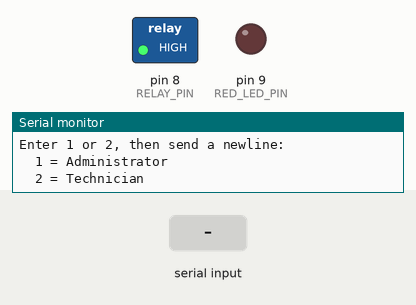
Simulated run of this sketch. Board: Arduino Uno, built with avr-gcc and run on an emulated ATmega328P. Parts: switched loads named in the sketch (green lamp = pin HIGH), output pins drawn as LEDs (lit = HIGH), the last lines printed to the serial monitor. Inputs (shaded band) come from the test bench.

Above: at 2.4 s.
2.5 s: "0\n" received over Serial
At 3.9 s:
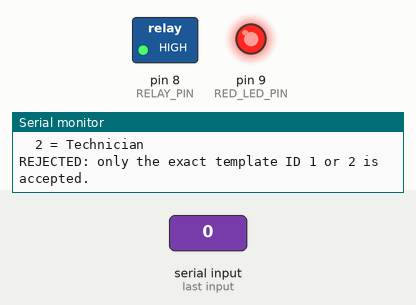
5.5 s: "1\n" received over Serial
Timing chart, 0 to 8.5 s (numbered marks = the images above; inputs shaded):
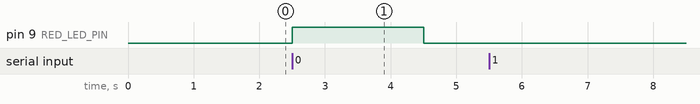

Measured:
- after the input at 2.5 s, pin 9 (RED_LED_PIN): LOW → HIGH at once, → LOW 2.0 s later

The sketch:

SecureEnrollment.ino
```cpp
#include <Adafruit_Fingerprint.h>
#include <SoftwareSerial.h>

constexpr uint8_t FP_RX_PIN = 2;
constexpr uint8_t FP_TX_PIN = 3;
constexpr uint8_t RELAY_PIN = 8;
constexpr uint8_t RED_LED_PIN = 9;
// Verify the trigger polarity with HardwareSelfTest before enrollment.
constexpr bool RELAY_ACTIVE_LOW = true;
constexpr uint8_t RELAY_ACTIVE_LEVEL = RELAY_ACTIVE_LOW ? LOW : HIGH;
constexpr uint8_t RELAY_INACTIVE_LEVEL = RELAY_ACTIVE_LOW ? HIGH : LOW;

constexpr unsigned long ENROLLMENT_FAILURE_LED_MS = 2000UL;
constexpr uint32_t SENSOR_BAUD_RATE = 57600UL;
constexpr uint32_t HOST_BAUD_RATE = 9600UL;

SoftwareSerial fingerprintSerial(FP_RX_PIN, FP_TX_PIN);
Adafruit_Fingerprint fingerprintSensor(&fingerprintSerial);

char inputBuffer[8];
uint8_t inputLength = 0;
bool inputOverflow = false;

void configureOutputsSafely();
void setEnrollmentOutputsSafe();
void pulseEnrollmentFailure();
void printPrompt();
void consumeSerialInput();
void handleEnrollmentLine();
bool captureAndConvert(uint8_t bufferNumber);
bool fingerprintBelongsToAnotherTemplate(uint8_t templateId);
bool waitForFingerRemoval();
bool enrollTemplate(uint8_t templateId);
void printSensorError(const __FlashStringHelper *stage, uint8_t code);

void setup() {
  configureOutputsSafely();

  Serial.begin(HOST_BAUD_RATE);
  delay(100);
  fingerprintSensor.begin(SENSOR_BAUD_RATE);

  Serial.println(F("Secure AS608 enrollment mode"));
  Serial.println(F("Only template 1 (Administrator) and 2 (Technician) are allowed."));
  Serial.println(F("Normal access authentication is disabled in this sketch."));

  if (!fingerprintSensor.verifyPassword()) {
    Serial.println(F("FATAL: AS608 communication failed."));
    Serial.println(F("Check power, common ground, and crossed TX/RX wiring."));
    digitalWrite(RELAY_PIN, RELAY_INACTIVE_LEVEL);
    digitalWrite(RED_LED_PIN, HIGH);
    while (true) {
      delay(1000);
    }
  }

  Serial.println(F("AS608 communication: OK"));
  printPrompt();
}

void loop() {
  consumeSerialInput();
}

void configureOutputsSafely() {
  // Enrollment must never command simulated access. Preload the inactive
  // relay level before enabling its output driver to avoid a startup pulse.
  digitalWrite(RELAY_PIN, RELAY_INACTIVE_LEVEL);
  pinMode(RELAY_PIN, OUTPUT);
  digitalWrite(RED_LED_PIN, LOW);
  pinMode(RED_LED_PIN, OUTPUT);
}

void setEnrollmentOutputsSafe() {
  digitalWrite(RELAY_PIN, RELAY_INACTIVE_LEVEL);
  digitalWrite(RED_LED_PIN, LOW);
}

void pulseEnrollmentFailure() {
  digitalWrite(RELAY_PIN, RELAY_INACTIVE_LEVEL);
  digitalWrite(RED_LED_PIN, HIGH);
  delay(ENROLLMENT_FAILURE_LED_MS);
  digitalWrite(RED_LED_PIN, LOW);
}

void printPrompt() {
  setEnrollmentOutputsSafe();
  Serial.println();
  Serial.println(F("Enter 1 or 2, then send a newline:"));
  Serial.println(F("  1 = Administrator"));
  Serial.println(F("  2 = Technician"));
}

void consumeSerialInput() {
  while (Serial.available() > 0) {
    const char incoming = static_cast<char>(Serial.read());

    if (incoming == '\r') {
      continue;
    }

    if (incoming == '\n') {
      handleEnrollmentLine();
      inputLength = 0;
      inputOverflow = false;
      printPrompt();
      continue;
    }

    if (inputLength < sizeof(inputBuffer) - 1) {
      inputBuffer[inputLength++] = incoming;
    } else {
      inputOverflow = true;
    }
  }
}

void handleEnrollmentLine() {
  if (inputOverflow || inputLength != 1 ||
      (inputBuffer[0] != '1' && inputBuffer[0] != '2')) {
    Serial.println(F("REJECTED: only the exact template ID 1 or 2 is accepted."));
    pulseEnrollmentFailure();
    return;
  }

  const uint8_t templateId =
      inputBuffer[0] == '1' ? static_cast<uint8_t>(1) : static_cast<uint8_t>(2);
  Serial.print(F("Starting enrollment for template "));
  Serial.print(templateId);
  Serial.print(F(" ("));
  Serial.print(templateId == 1 ? F("Administrator") : F("Technician"));
  Serial.println(F(")."));

  if (enrollTemplate(templateId)) {
    setEnrollmentOutputsSafe();
    Serial.print(F("SUCCESS: template "));
    Serial.print(templateId);
    Serial.println(F(" was stored inside the AS608."));
    Serial.println(F("The relay and green access LED were not used during enrollment."));
  } else {
    Serial.println(F("FAILED: no template was stored by this attempt."));
    pulseEnrollmentFailure();
  }
}

bool captureAndConvert(uint8_t bufferNumber) {
  Serial.println(F("Place the required finger flat on the sensor."));

  uint8_t result = FINGERPRINT_NOFINGER;
  while (result == FINGERPRINT_NOFINGER) {
    result = fingerprintSensor.getImage();
    if (result == FINGERPRINT_NOFINGER) {
      delay(50);
    }
  }

  if (result != FINGERPRINT_OK) {
    printSensorError(F("capture"), result);
    return false;
  }

  result = fingerprintSensor.image2Tz(bufferNumber);
  if (result != FINGERPRINT_OK) {
    printSensorError(F("feature conversion"), result);
    return false;
  }

  Serial.println(F("Fingerprint sample captured."));
  return true;
}

bool waitForFingerRemoval() {
  Serial.println(F("Remove the finger completely."));

  while (true) {
    const uint8_t result = fingerprintSensor.getImage();
    if (result == FINGERPRINT_NOFINGER) {
      delay(250);
      return true;
    }
    if (result != FINGERPRINT_OK) {
      printSensorError(F("finger-removal check"), result);
      return false;
    }
    delay(50);
  }
}

bool fingerprintBelongsToAnotherTemplate(uint8_t templateId) {
  const uint8_t result = fingerprintSensor.fingerFastSearch();
  if (result == FINGERPRINT_NOTFOUND) {
    return false;
  }
  if (result != FINGERPRINT_OK) {
    printSensorError(F("duplicate-template check"), result);
    return true;
  }
  if (fingerprintSensor.fingerID == templateId) {
    Serial.println(F("This finger already belongs to the selected template; it may be refreshed."));
    return false;
  }

  Serial.print(F("REJECTED: this finger is already assigned to template "));
  Serial.print(fingerprintSensor.fingerID);
  Serial.println(F(". Use a different physical finger for the other identity."));
  return true;
}

bool enrollTemplate(uint8_t templateId) {
  setEnrollmentOutputsSafe();

  if (!captureAndConvert(1)) {
    return false;
  }
  if (fingerprintBelongsToAnotherTemplate(templateId)) {
    return false;
  }
  if (!waitForFingerRemoval()) {
    return false;
  }

  Serial.println(F("Place the SAME finger on the sensor a second time."));
  if (!captureAndConvert(2)) {
    return false;
  }

  uint8_t result = fingerprintSensor.createModel();
  if (result != FINGERPRINT_OK) {
    printSensorError(F("sample comparison/model creation"), result);
    return false;
  }

  result = fingerprintSensor.storeModel(templateId);
  if (result != FINGERPRINT_OK) {
    printSensorError(F("template storage"), result);
    return false;
  }

  return true;
}

void printSensorError(const __FlashStringHelper *stage, uint8_t code) {
  Serial.print(F("Sensor error during "));
  Serial.print(stage);
  Serial.print(F("; code="));
  Serial.println(code);
}
```
